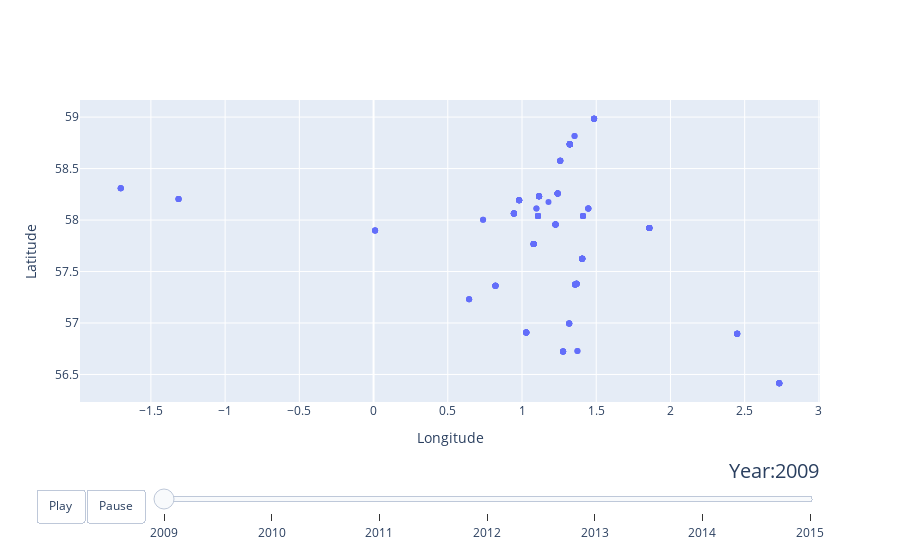

This figure's notebook cell:
### Code cell
years = [2009, 2010, 2011, 2012, 2013, 2014, 2015]

# make figure
fig_dict = {
    "data": [],
    "layout": {},
    "frames": []
}

# fill in most of layout
fig_dict["layout"]["xaxis"] = {"title": "Longitude"}
fig_dict["layout"]["yaxis"] = {"title": "Latitude"}
fig_dict["layout"]["hovermode"] = "closest"
fig_dict["layout"]["sliders"] = {
    "args": [
        "transition", {
            "duration": 400,
            "easing": "cubic-in-out"
        }
    ],
    "initialValue": "88",
    "plotlycommand": "animate",
    "values": years,
    "visible": True
}
fig_dict["layout"]["updatemenus"] = [
    {
        "buttons": [
            {
                "args": [None, {"frame": {"duration": 500, "redraw": False},
                                "fromcurrent": True, "transition": {"duration": 300,
                                                                    "easing": "quadratic-in-out"}}],
                "label": "Play",
                "method": "animate"
            },
            {
                "args": [[None], {"frame": {"duration": 0, "redraw": False},
                                  "mode": "immediate",
                                  "transition": {"duration": 0}}],
                "label": "Pause",
                "method": "animate"
            }
        ],
        "direction": "left",
        "pad": {"r": 10, "t": 87},
        "showactive": False,
        "type": "buttons",
        "x": 0.1,
        "xanchor": "right",
        "y": 0,
        "yanchor": "top"
    }
]

sliders_dict = {
    "active": 0,
    "yanchor": "top",
    "xanchor": "left",
    "currentvalue": {
        "font": {"size": 20},
        "prefix": "Year:",
        "visible": True,
        "xanchor": "right"
    },
    "transition": {"duration": 300, "easing": "cubic-in-out"},
    "pad": {"b": 10, "t": 50},
    "len": 0.9,
    "x": 0.1,
    "y": 0,
    "steps": []
}

data_dict = {
    "x": list(df_dropped["X"]),
    "y": list(df_dropped["Y"]),
    "mode": "markers",
    }
fig_dict["data"].append(data_dict)

for year in years:
    frame = {"data": [], "name": str(year)}
    dataset_by_year = df_dropped[df_dropped["PERIODYR"] == year]

    data_dict = {
        "x": list(dataset_by_year["X"]),
        "y": list(dataset_by_year["Y"]),
        "mode": "markers",
    }
    frame["data"].append(data_dict)
    fig_dict["frames"].append(frame)
    slider_step = {"args": [
        [year],
        {"frame": {"duration": 300, "redraw": False},
         "mode": "immediate",
         "transition": {"duration": 300}}
    ],
        "label": year,
        "method": "animate"}
    sliders_dict["steps"].append(slider_step)
fig_dict["layout"]["sliders"] = [sliders_dict]
fig = go.Figure(fig_dict)
fig.show()

### Figure 1 — Plotly figure (JSON) as saved in the notebook; plotly's stock layout.template omitted (floating-point values rounded to 4 significant figures; data arrays with more than 128 entries replaced by an {"elided": "..."} marker saying what was removed)
{"data": [{"mode": "markers", "type": "scatter", "x": {"elided": "247 float values"}, "y": {"elided": "247 float values"}}], "layout": {"hovermode": "closest", "sliders": [{"active": 0, "currentvalue": {"font": {"size": 20}, "prefix": "Year:", "visible": true, "xanchor": "right"}, "len": 0.9, "pad": {"b": 10, "t": 50}, "steps": [{"args": [[2009], {"frame": {"duration": 300, "redraw": false}, "mode": "immediate", "transition": {"duration": 300}}], "label": "2009", "method": "animate"}, {"args": [[2010], {"frame": {"duration": 300, "redraw": false}, "mode": "immediate", "transition": {"duration": 300}}], "label": "2010", "method": "animate"}, {"args": [[2011], {"frame": {"duration": 300, "redraw": false}, "mode": "immediate", "transition": {"duration": 300}}], "label": "2011", "method": "animate"}, {"args": [[2012], {"frame": {"duration": 300, "redraw": false}, "mode": "immediate", "transition": {"duration": 300}}], "label": "2012", "method": "animate"}, {"args": [[2013], {"frame": {"duration": 300, "redraw": false}, "mode": "immediate", "transition": {"duration": 300}}], "label": "2013", "method": "animate"}, {"args": [[2014], {"frame": {"duration": 300, "redraw": false}, "mode": "immediate", "transition": {"duration": 300}}], "label": "2014", "method": "animate"}, {"args": [[2015], {"frame": {"duration": 300, "redraw": false}, "mode": "immediate", "transition": {"duration": 300}}], "label": "2015", "method": "animate"}], "transition": {"duration": 300, "easing": "cubic-in-out"}, "x": 0.1, "xanchor": "left", "y": 0, "yanchor": "top"}], "updatemenus": [{"buttons": [{"args": [null, {"frame": {"duration": 500, "redraw": false}, "fromcurrent": true, "transition": {"duration": 300, "easing": "quadratic-in-out"}}], "label": "Play", "method": "animate"}, {"args": [[null], {"frame": {"duration": 0, "redraw": false}, "mode": "immediate", "transition": {"duration": 0}}], "label": "Pause", "method": "animate"}], "direction": "left", "pad": {"r": 10, "t": 87}, "showactive": false, "type": "buttons", "x": 0.1, "xanchor": "right", "y": 0, "yanchor": "top"}], "xaxis": {"title": {"text": "Longitude"}}, "yaxis": {"title": {"text": "Latitude"}}}}
